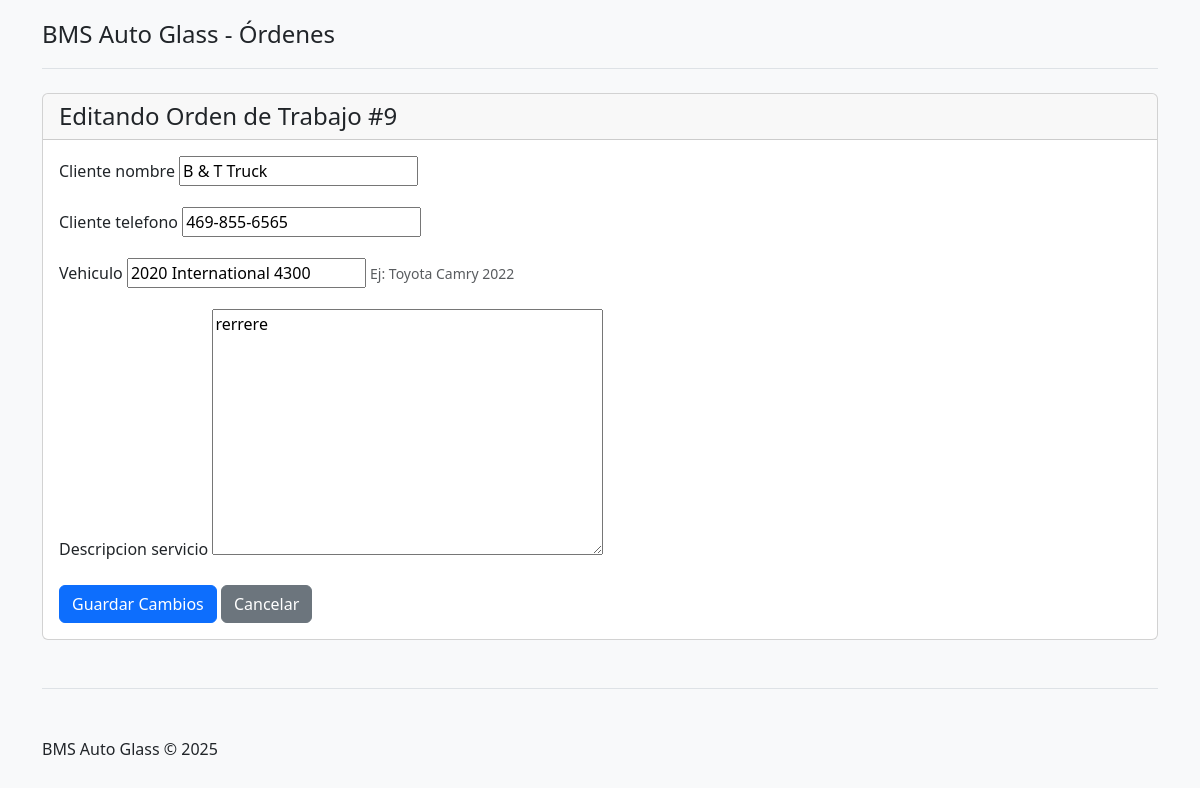
Page /ordenes/9/editar/ on the committed database.
### ordenes/models.py (models this page shows, shortened)
class Orden(models.Model):
    cliente_nombre = models.CharField(max_length=200)
    cliente_telefono = models.CharField(max_length=20, blank=True)
    vehiculo = models.CharField(max_length=200, help_text="Ej: Toyota Camry 2022")
    ESTADO_CHOICES = [
        ('PENDIENTE', 'Pendiente'),
        ('EN_PROCESO', 'En Proceso'),
        ('COMPLETADO', 'Completado'),
    ]
    descripcion_servicio = models.TextField()
    estado = models.CharField(max_length=20, choices=ESTADO_CHOICES, default='PENDIENTE')
    fecha_creacion = models.DateTimeField(default=timezone.now)
    latitud_inicio = models.DecimalField(max_digits=9, decimal_places=6, null=True, blank=True)
    longitud_inicio = models.DecimalField(max_digits=9, decimal_places=6, null=True, blank=True)
    latitud_fin = models.DecimalField(max_digits=9, decimal_places=6, null=True, blank=True)
    longitud_fin = models.DecimalField(max_digits=9, decimal_places=6, null=True, blank=True)
    millaje_recorrido = models.DecimalField(max_digits=6, decimal_places=2, null=True, blank=True)

### ordenes/views.py (the view)
# urls.py: path('<int:orden_id>/editar/', views.editar_orden, name='editar_orden'),
def editar_orden(request, orden_id):
    orden = get_object_or_404(Orden, pk=orden_id)
    if request.method == 'POST':
        form = OrdenForm(request.POST, instance=orden)
        if form.is_valid():
            form.save()
            return redirect('detalle_orden', orden_id=orden.id)
    else:
        form = OrdenForm(instance=orden)
    return render(request, 'ordenes/editar_orden.html', {'form': form, 'orden': orden})

### ordenes/forms.py
class OrdenForm(forms.ModelForm):
    class Meta:
        model = Orden
        fields = ['cliente_nombre', 'cliente_telefono', 'vehiculo', 'descripcion_servicio']

### ordenes/templates/ordenes/editar_orden.html (shortened to what this page needs)
{% extends 'ordenes/base.html' %}
{% block content %}
    <div class="card">
        <div class="card-header">
            <h4 class="mb-0">Editando Orden de Trabajo #{{ orden.id }}</h4>
        </div>
        <div class="card-body">
            <form method="post">
                {% for field in form %}
                    <div class="mb-3">
                        <label for="{{ field.id_for_label }}" class="form-label">{{ field.label }}</label>
                        {{ field }}
                        {% if field.help_text %}
                            <small class="form-text text-muted">{{ field.help_text }}</small>
                        {% endif %}
                    </div>
                {% endfor %}
                <button type="submit" class="btn btn-primary">Guardar Cambios</button>
                <a href="{% url 'detalle_orden' orden.id %}" class="btn btn-secondary">Cancelar</a>
            </form>
        </div>
    </div>
{% endblock %}

### rows in the picture
Orden: id "9", form "B & T Truck" "469-855-6565" "2020 International 4300" "rerrere"

### other values in the picture
{{ field.label }} "Cliente nombre" "Cliente telefono" "Vehiculo" "Descripcion servicio"
{{ field.help_text }} "Ej: Toyota Camry 2022"
